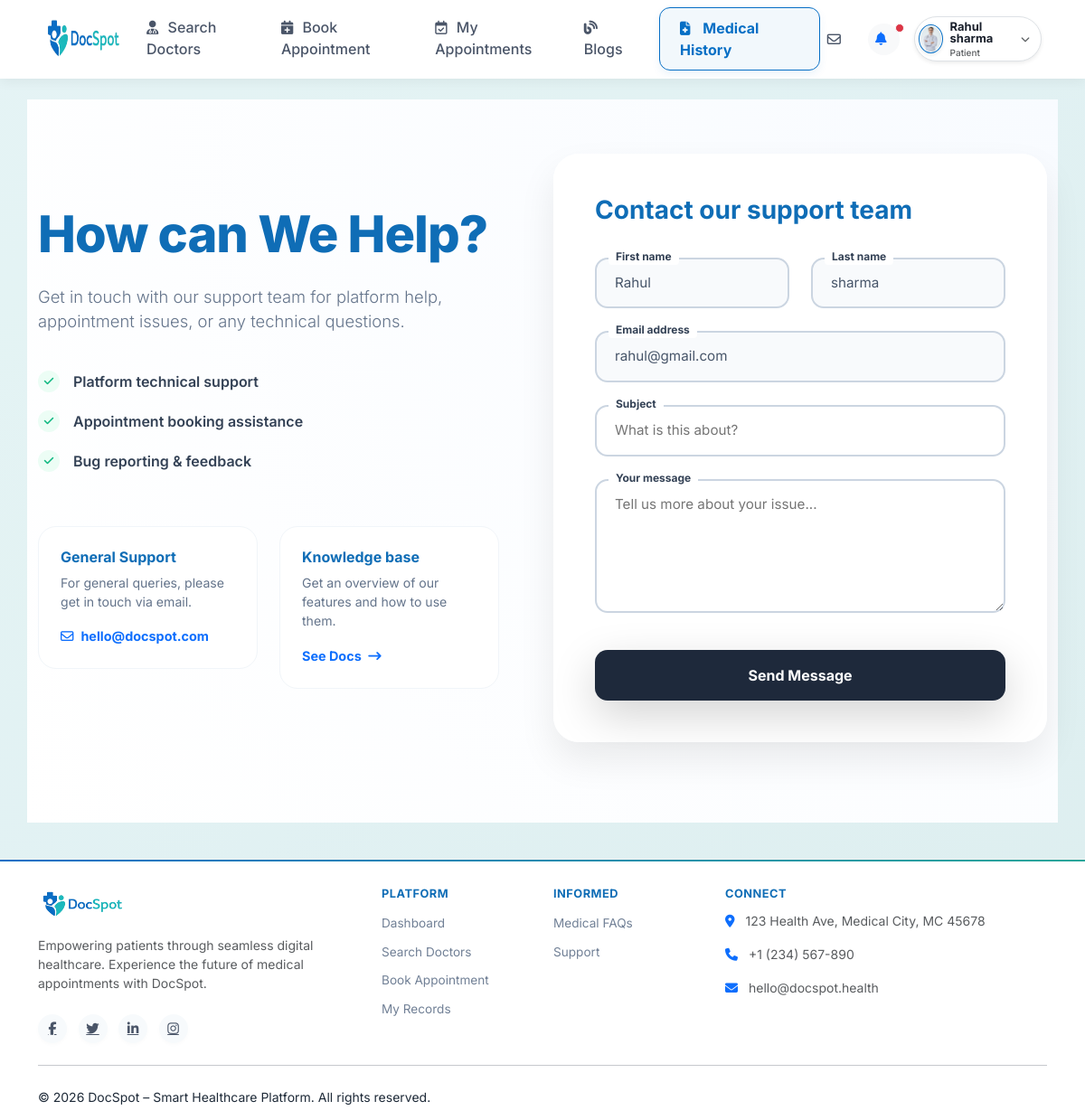
The app's page /support/ (signed in), older data.
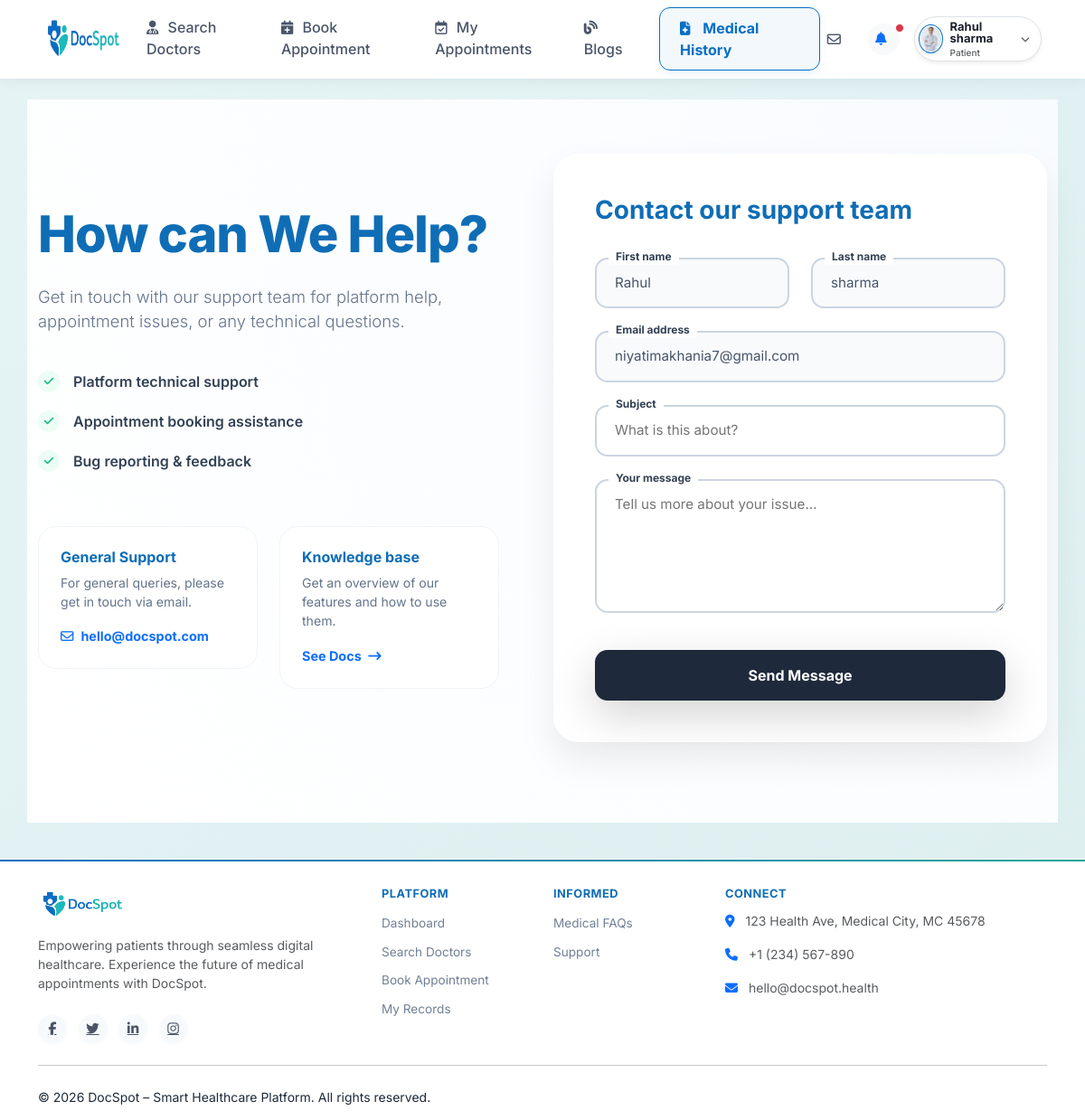
The same page, newer data.
### user/models.py (models this page shows, shortened)
class tblUser(models.Model):
    userID=models.AutoField(primary_key=True)
    userName=models.TextField(max_length=50)
    password=models.TextField(max_length=10)
    registrationDT=models.DateTimeField(auto_now_add=True)
    profilePic=models.ImageField(upload_to='images/')
    email=models.TextField(max_length=100)
    mobileNumber=models.TextField(max_length=15)
    cityID=models.ForeignKey(tblCity,on_delete=models.CASCADE)
    IsDoctor=models.BooleanField(default=False)
    last_seen=models.DateTimeField(null=True, blank=True)

### user/views.py (the view, shortened to what this page needs)
# urls.py: path('support/', views.supportPage, name='supportPage'),
def supportPage(request):
    import json
    from django.core.serializers.json import DjangoJSONEncoder
    user_id = request.session.get('user_id') or request.session.get('userID')
    user_context = tblUser.objects.filter(userID=user_id).first() if user_id else None
    if user_context:
        tblSupportTicket.objects.filter(email=user_context.email, userID__isnull=True).update(userID=user_context)
    my_tickets = []
    if user_context:
        my_tickets = tblSupportTicket.objects.filter(userID=user_context).order_by('-createdDT')
    base_template = 'base.html' if request.session.get('isDoctor') else 'patient_base.html'
    return render(request, 'support_page.html', {
        'user_data': user_context,
        'my_tickets': my_tickets,
        'base_template': base_template
    })

### user/templates/support_page.html (shortened to what this page needs)
{% extends base_template|default:'patient_base.html' %}
{% block content %}
<div class="support-page-wrapper">
    <div class="container">
        <div class="row align-items-center">
            <div class="col-lg-6 info-section pe-lg-5">
                <h1>How can We Help?</h1>
                <p class="lead">Get in touch with our support team for platform help, appointment issues, or any technical questions.</p>
                <ul class="feature-list">
                    <li class="feature-item">
                        <span class="feature-icon"><i class="fa-solid fa-check"></i></span>
                        Platform technical support
                    </li>
                    <li class="feature-item">
                        <span class="feature-icon"><i class="fa-solid fa-check"></i></span>
                        Appointment booking assistance
                    </li>
                    <li class="feature-item">
                        <span class="feature-icon"><i class="fa-solid fa-check"></i></span>
                        Bug reporting & feedback
                    </li>
                </ul>
                <div class="row g-4">
                    <div class="col-md-6">
                        <div class="sub-card">
                            <h6>General Support</h6>
                            <p>For general queries, please get in touch via email.</p>
                            <a href="mailto:support@docspot.com"><i class="fa-regular fa-envelope me-2"></i>hello@docspot.com</a>
                        </div>
                    </div>
                    <div class="col-md-6">
                        <div class="sub-card">
                            <h6>Knowledge base</h6>
                            <p>Get an overview of our features and how to use them.</p>
                            <a href="#">See Docs <i class="fa-solid fa-arrow-right-long ms-1"></i></a>
                        </div>
                    </div>
                </div>
            </div>
            <div class="col-lg-6">
                <div class="form-card">
                    <h3>Contact our support team</h3>
                    <form method="POST" action="{% url 'supportPage' %}">
                        <div class="row">
                            <div class="col-md-6">
                                <div class="input-group-custom">
                                    <label>First name</label>
                                    <input type="text" name="name" value="{{ user_data.userName.split.0|default:user_data.userName }}" readonly>
                                </div>
                            </div>
                            <div class="col-md-6">
                                <div class="input-group-custom">
                                    <label>Last name</label>
                                    <input type="text" value="{{ user_data.userName.split.1|default:'' }}" readonly>
                                </div>
                            </div>
                        </div>
                        <div class="input-group-custom">
                            <label>Email address</label>
                            <input type="email" value="{{ user_data.email }}" readonly>
                        </div>
                        <div class="input-group-custom">
                            <label>Subject</label>
                            <input type="text" name="subject" placeholder="What is this about?" required>
                        </div>
                        <div class="input-group-custom">
                            <label>Your message</label>
                            <textarea name="message" rows="5" placeholder="Tell us more about your issue..." required></textarea>
                        </div>
                        <button type="submit" class="submit-btn shadow-lg">Send Message</button>
                    </form>
                </div>
            </div>
        </div>
    </div>
</div>
{% endblock %}

### user/templates/patient_base.html (shortened to what the changed rows need)
{% load static %}
<!doctype html>
<html lang="en">
  <head>
    <link href="{% static 'css/docspot-theme.css' %}" rel="stylesheet" />
    <link
      href="https://cdn.jsdelivr.net/npm/bootstrap@5.3.0/dist/css/bootstrap.min.css"
      rel="stylesheet"
    />
    <link
      href="https://cdnjs.cloudflare.com/ajax/libs/font-awesome/6.5.1/css/all.min.css"
      rel="stylesheet"
    />
  </head>
  <body>
    {% block header %}
    <header
      class="navbar navbar-expand-lg navbar-light top-navbar fixed-top w-100"
    >
      <div class="container-fluid px-4 px-lg-5">
        <div class="collapse navbar-collapse" id="topNavbarContent">
          <ul class="navbar-nav align-items-center gap-2 gap-sm-3 flex-row">
            <li class="nav-item dropdown">
              <a
                class="nav-link d-flex align-items-center border bg-white shadow-sm transition-all"
                href="#"
                id="profileDropdown"
                role="button"
                data-bs-toggle="dropdown"
                aria-expanded="false"
                style="padding: 4px 12px 4px 4px; border-radius: 50px"
              >
                <div class="d-none d-sm-flex flex-column lh-1 text-start me-2">
                  <span
                    class="fw-bold text-dark"
                    style="font-size: 13px; color: #1a202c !important"
                    >{{ request.session.user_name }}</span
                  >
                  <span class="text-muted mt-1" style="font-size: 10px"
                    >Patient</span
                  >
                </div>
              </a>
            </li>
          </ul>
        </div>
      </div>
    </header>
    {% endblock %}
    <main class="main-content">
      {% block content %} {% endblock %}
    </main>
  </body>
</html>

Row changes from the older to the newer data that the page shows:
changed tblUser "Rahul sharma": email "rahul@gmail.com" → "niyatimakhania7@gmail.com"
